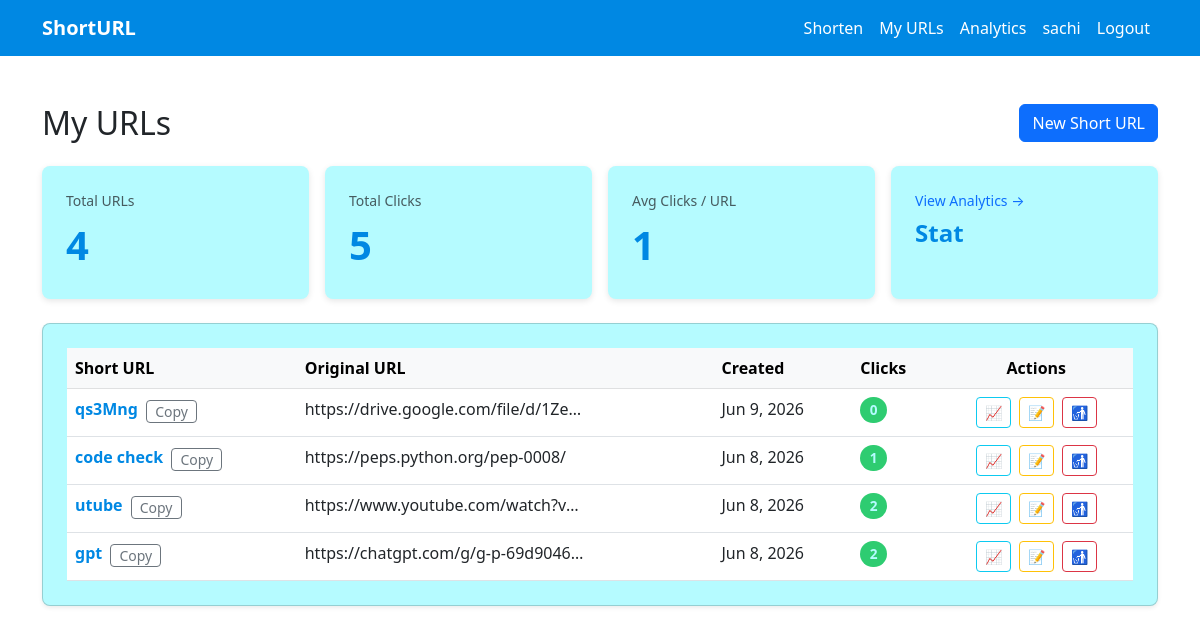
Before: /dashboard/ (signed in) with the older database file.
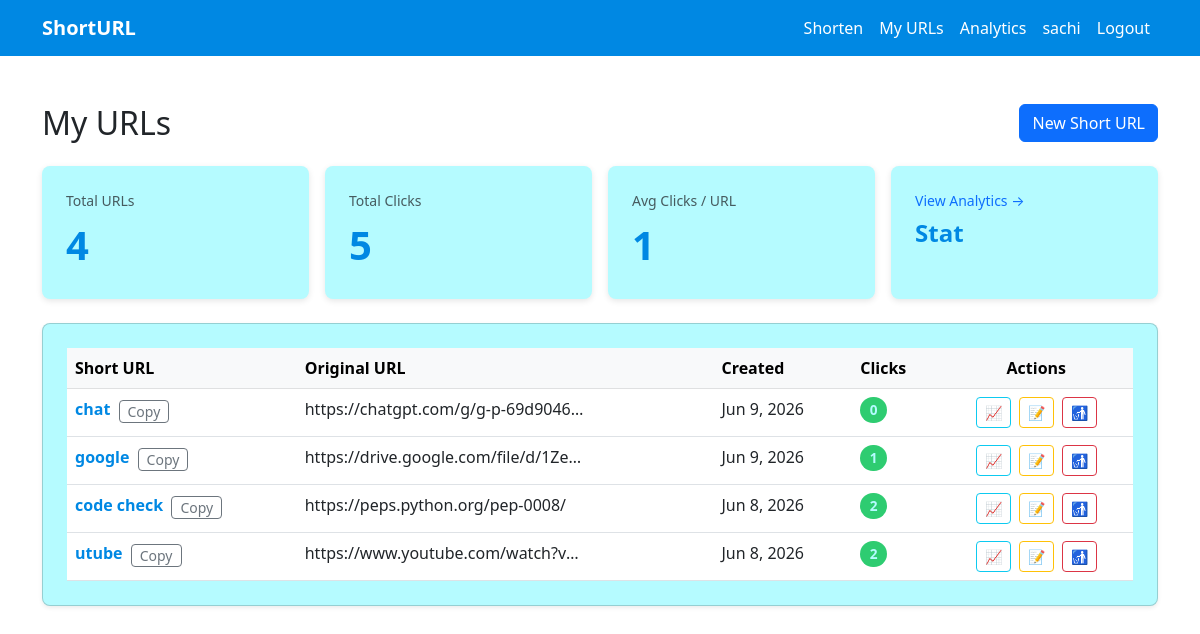
After: the same page with the newer database file.
### accounts/models.py (models this page shows, shortened)
class User(AbstractUser):
    email = models.EmailField(unique=True)
    created_at = models.DateTimeField(auto_now_add=True)
    updated_at = models.DateTimeField(auto_now=True)

### shortener/models.py (models this page shows, shortened)
class URL(models.Model):
    original_url = models.URLField(max_length=2000)
    short_code = models.CharField(max_length=15, unique=True, db_index=True)
    custom_code = models.BooleanField(default=False)
    click_count = models.PositiveIntegerField(default=0)
    created_at = models.DateTimeField(auto_now_add=True)
    updated_at = models.DateTimeField(auto_now=True)
    user = models.ForeignKey(
        settings.AUTH_USER_MODEL,
        on_delete=models.CASCADE,
        related_name="urls",
        null=True,
        blank=True,
    )
    class Meta:
        ordering = ["-created_at"]

### shortener/views.py (the view)
# urls.py: path("dashboard/", views.dashboard, name="dashboard"),
@login_required
def dashboard(request):
    url_list = request.user.urls.all()
    total_clicks = url_list.aggregate(total=Sum("click_count"))["total"] or 0
    total_urls = url_list.count()
    paginator = Paginator(url_list, 10)
    page_number = request.GET.get("page")
    urls = paginator.get_page(page_number)
    return render(
        request,
        "shortener/dashboard.html",
        {"urls": urls, "total_clicks": total_clicks, "total_urls": total_urls},
    )

### shortener/templates/shortener/dashboard.html (shortened to what this page needs)
{% extends "shortener/base.html" %}
{% block content %}
<div class="d-flex justify-content-between align-items-center mb-4">
  <h1 class="h2 mb-0">My URLs</h1>
  <a href="{% url 'create_url' %}" class="btn btn-primary">
    New Short URL
  </a>
</div>
<div class="row g-3 mb-4">
  <div class="col-6 col-md-3">
    <div class="stat-card">
      <p class="text-muted mb-1 small">Total URLs</p>
      <p class="stat-number">{{ total_urls }}</p>
    </div>
  </div>
  <div class="col-6 col-md-3">
    <div class="stat-card">
      <p class="text-muted mb-1 small">Total Clicks</p>
      <p class="stat-number">{{ total_clicks }}</p>
    </div>
  </div>
  <div class="col-6 col-md-3">
    <div class="stat-card">
      <p class="text-muted mb-1 small">Avg Clicks / URL</p>
      <p class="stat-number">
        {% if total_urls > 0 %}
          {% widthratio total_clicks total_urls 1 %}
        {% else %}
          0
        {% endif %}
      </p>
    </div>
  </div>
  <div class="col-6 col-md-3">
    <div class="stat-card">
      <p class="text-muted mb-1 small">
        <a href="{% url 'analytics' %}" class="text-decoration-none">View Analytics →</a>
      </p>
      <p class="stat-number" style="font-size:1.5rem;">Stat</p>
    </div>
  </div>
</div>
<div class="card shadow-sm desktop-table stat-card">
  <div class="table-responsive">
    <table class="table table-hover mb-0">
      <thead class="table-light">
        <tr>
          <th>Short URL</th>
          <th>Original URL</th>
          <th>Created</th>
          <th>Clicks</th>
          <th class="text-center">Actions</th>
        </tr>
      </thead>
      <tbody>
        {% for url in urls %}
        <tr class="url-row">
          <td style="white-space: nowrap;">
            <a href="/{{ url.short_code }}" target="_blank" class="short-url-link">
              {{ url.short_code }}
            </a>
            <button class="btn btn-sm btn-outline-secondary ms-1 py-0"
                    onclick="copyUrl('{{ request.scheme }}://{{ request.get_host }}/{{ url.short_code }}', this)">
              Copy
            </button>
          </td>
          <td>
            <span class="text-truncate d-inline-block" style="max-width:280px;"
                  title="{{ url.original_url }}">
              {{ url.original_url }}
            </span>
          </td>
          <td>{{ url.created_at|date:"M j, Y" }}</td>
          <td><span class="click-badge">{{ url.click_count }}</span></td>
          <td class="text-center" style="white-space:nowrap;">
            <a href="{% url 'url_detail_analytics' url.short_code %}"
               class="btn btn-sm btn-outline-info me-1" title="Analytics">📈</a>
            <a href="{% url 'edit_url' url.short_code %}"
               class="btn btn-sm btn-outline-warning me-1" title="Edit">📝</a>
            <a href="{% url 'delete_url' url.short_code %}"
               class="btn btn-sm btn-outline-danger" title="Delete">🚮</a>
          </td>
        </tr>
        {% endfor %}
      </tbody>
    </table>
  </div>
</div>
{% endblock %}

### shortener/templates/shortener/base.html (shortened to what this page needs)
<!DOCTYPE html>
<html lang="en">
<head>
    <link href="https://cdn.jsdelivr.net/npm/bootstrap@5.3.0/dist/css/bootstrap.min.css" rel="stylesheet">
</head>
<body>
<nav class="navbar navbar-expand-lg">
    <div class="container">
        <a class="navbar-brand fw-bold" href="{% url 'home' %}"> ShortURL</a>
        <div class="collapse navbar-collapse" id="navbarNav">
            <ul class="navbar-nav ms-auto align-items-lg-center">
                {% if user.is_authenticated %}
                    <li class="nav-item">
                        <a class="nav-link" href="{% url 'create_url' %}">Shorten</a>
                    </li>
                    <li class="nav-item">
                        <a class="nav-link" href="{% url 'dashboard' %}">My URLs</a>
                    </li>
                    <li class="nav-item">
                        <a class="nav-link" href="{% url 'analytics' %}">Analytics</a>
                    </li>
                    <li class="nav-item">
                        <span class="nav-link text-white-50">{{ user.username }}</span>
                    </li>
                    <li class="nav-item">
                        <a class="nav-link" href="{% url 'logout' %}">Logout</a>
                    </li>
                {% endif %}
            </ul>
        </div>
    </div>
</nav>
<main>
    <div class="container">
        {% block content %}
        {% endblock %}
    </div>
</main>
</body>
</html>

### shortener/templates/shortener/base.html (style rules this page uses)
:root { --primary: #0088e3; --success: #2ecc71; --danger: #fa7d6f; }
body { min-height: 100vh; display: flex; flex-direction: column; }
main { flex: 1; padding: 2rem 0; }
.navbar { background-color: var(--primary); }
.navbar-brand, .nav-link { color: #ffffff !important; }
.stat-card { background: #b5fbff; border-radius: 8px; padding: 1.5rem; box-shadow: 0 2px 6px rgba(0,0,0,.1); height: 100%; }
.stat-number { font-size: 2.5rem; font-weight: 700; color: var(--primary); margin: 0; }
.click-badge { background: var(--success); color: #b5fbff; padding: .2rem .6rem; border-radius: 20px; font-weight: 600; font-size: .85rem; }

### shortener/templates/shortener/dashboard.html (style rules this page uses)
.short-url-link { font-weight: 600; color: var(--primary); text-decoration: none; }

Changed rows visible on the page:
removed URL: short_code "gpt", original_url "https://chatgpt.com/g/g-p-69d9046…", created_at "Jun 8, 2026", click_count "2"
added URL: short_code "chat", original_url "https://chatgpt.com/g/g-p-69d9046…", created_at "Jun 9, 2026", click_count "0"
changed URL "https://drive.google.com/file/d/1Ze…": short_code "qs3Mng" → "google"; click_count "0" → "1"
changed URL "code check": click_count "1" → "2"
